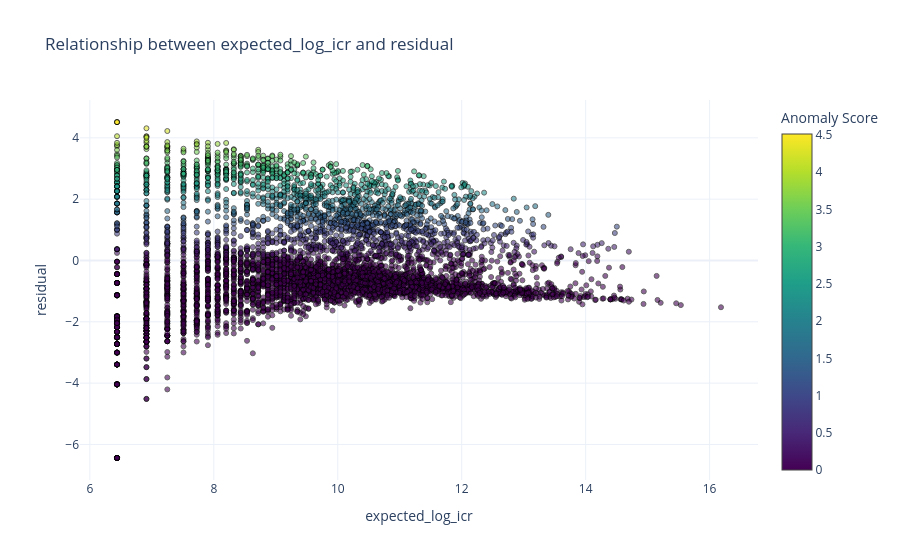

Notebook code for this chart:
### Code cell
fig = go.Figure()

fig.add_trace(
    go.Scatter(
        x = X["expected_log_icr"],
        y = X["residual"],
        mode = 'markers',  
        marker = dict(
            size = 5,
            opacity = 0.6,
            color = X["anomaly_score"],
            colorscale = 'Viridis',
            colorbar = dict(title = "Anomaly Score"),
            line = dict(width = 1, color = 'black')
        ),
        
    )
)

fig.update_layout(
    title = "Relationship between expected_log_icr and residual",
    xaxis_title = "expected_log_icr",
    yaxis_title = "residual",
    template = "plotly_white",
    hovermode = 'closest'
)

fig.show()

### Figure 1 — Plotly figure (JSON) as saved in the notebook; plotly's stock layout.template omitted (floating-point values rounded to 4 significant figures; data arrays with more than 128 entries replaced by an {"elided": "..."} marker saying what was removed)
{"data": [{"marker": {"color": {"elided": "5410 float values"}, "colorbar": {"title": {"text": "Anomaly Score"}}, "colorscale": [[0, "#440154"], [0.1111, "#482878"], [0.2222, "#3e4989"], [0.3333, "#31688e"], [0.4444, "#26828e"], [0.5556, "#1f9e89"], [0.6667, "#35b779"], [0.7778, "#6ece58"], [0.8889, "#b5de2b"], [1, "#fde725"]], "line": {"color": "black", "width": 1}, "opacity": 0.6, "size": 5}, "mode": "markers", "type": "scatter", "x": {"elided": "5410 float values"}, "y": {"elided": "5410 float values"}}], "layout": {"hovermode": "closest", "title": {"text": "Relationship between expected_log_icr and residual"}, "xaxis": {"title": {"text": "expected_log_icr"}}, "yaxis": {"title": {"text": "residual"}}}}
